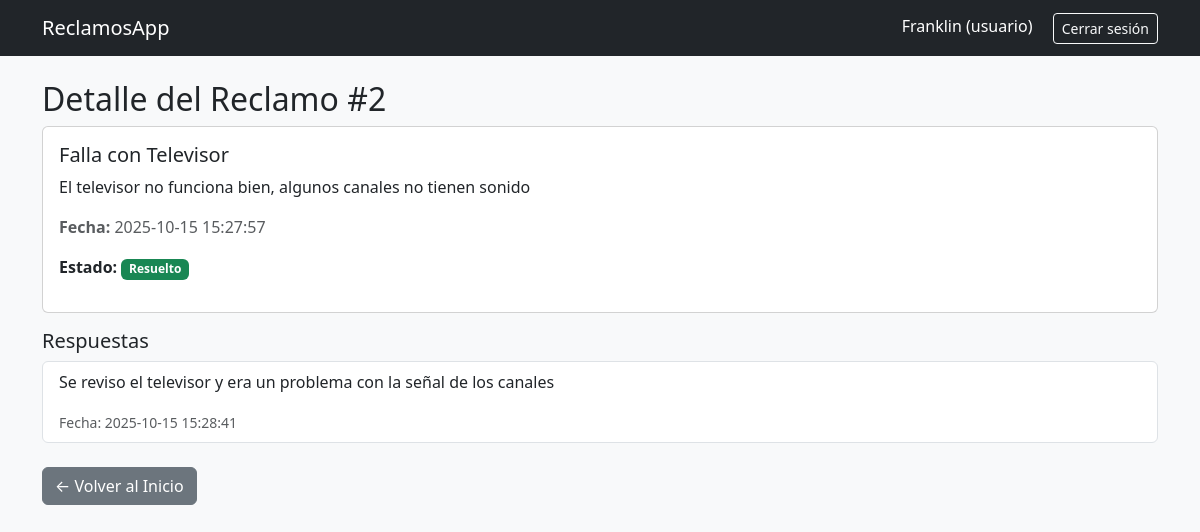
The app's page /reclamo/2 (signed in) with its own data.
### tables this page shows
CREATE TABLE reclamos (
            id INTEGER PRIMARY KEY AUTOINCREMENT,
            id_usuario INTEGER NOT NULL,
            asunto TEXT NOT NULL,
            descripcion TEXT NOT NULL,
            fecha TEXT NOT NULL,
            estado TEXT CHECK(estado IN ('pendiente', 'resuelto')) DEFAULT 'pendiente',
            FOREIGN KEY(id_usuario) REFERENCES usuarios(id)
        );

CREATE TABLE respuestas (
            id INTEGER PRIMARY KEY AUTOINCREMENT,
            id_reclamo INTEGER NOT NULL,
            contenido TEXT NOT NULL,
            fecha_respuesta TEXT NOT NULL,
            FOREIGN KEY(id_reclamo) REFERENCES reclamos(id)
        );

### app.py (the view)
@app.route('/reclamo/<int:id>')
def reclamo_detalle(id):
    conn = get_db_connection()
    reclamo = conn.execute('SELECT * FROM reclamos WHERE id = ?', (id,)).fetchone()
    respuestas = conn.execute('SELECT * FROM respuestas WHERE id_reclamo = ?', (id,)).fetchall()
    conn.close()
    return render_template('detalle_reclamo.html', reclamo=reclamo, respuestas=respuestas)

### app.py (called while the page is built)
def get_db_connection():
    conn = sqlite3.connect('database.db')
    conn.row_factory = sqlite3.Row
    return conn

### templates/detalle_reclamo.html (shortened to what this page needs)
{% extends "base.html" %}
{% block content %}
<h2>Detalle del Reclamo #{{ reclamo.id }}</h2>
<div class="card mb-3">
    <div class="card-body">
        <h5 class="card-title">{{ reclamo.asunto }}</h5>
        <p class="card-text">{{ reclamo.descripcion }}</p>
        <p class="text-muted"><b>Fecha:</b> {{ reclamo.fecha }}</p>
        <p>
            <b>Estado:</b>
            {% if reclamo.estado == 'pendiente' %}
                <span class="badge bg-warning text-dark">Pendiente</span>
            {% else %}
                <span class="badge bg-success">Resuelto</span>
            {% endif %}
        </p>
    </div>
</div>
<h5>Respuestas</h5>
{% if respuestas %}
    <ul class="list-group mb-3">
    {% for r in respuestas %}
        <li class="list-group-item">
            <p>{{ r.contenido }}</p>
            <small class="text-muted">Fecha: {{ r.fecha_respuesta }}</small>
        </li>
    {% endfor %}
    </ul>
{% else %}
    <div class="alert alert-secondary">No hay respuestas todavía.</div>
{% endif %}
<div class="mt-4">
    <a href="{{ url_for('index') }}" class="btn btn-secondary">← Volver al Inicio</a>
</div>
{% endblock %}

### records on screen
reclamos: id "2", asunto "Falla con Televisor", descripcion "El televisor no funciona bien, algunos canales no tienen sonido", fecha "2025-10-15 15:27:57"
respuestas: contenido "Se reviso el televisor y era un problema con la señal de los canales", fecha_respuesta "2025-10-15 15:28:41"

### other values on screen
{{ session.get('nombre') }} "Franklin"
{{ session.get('tipo') }} "usuario"
